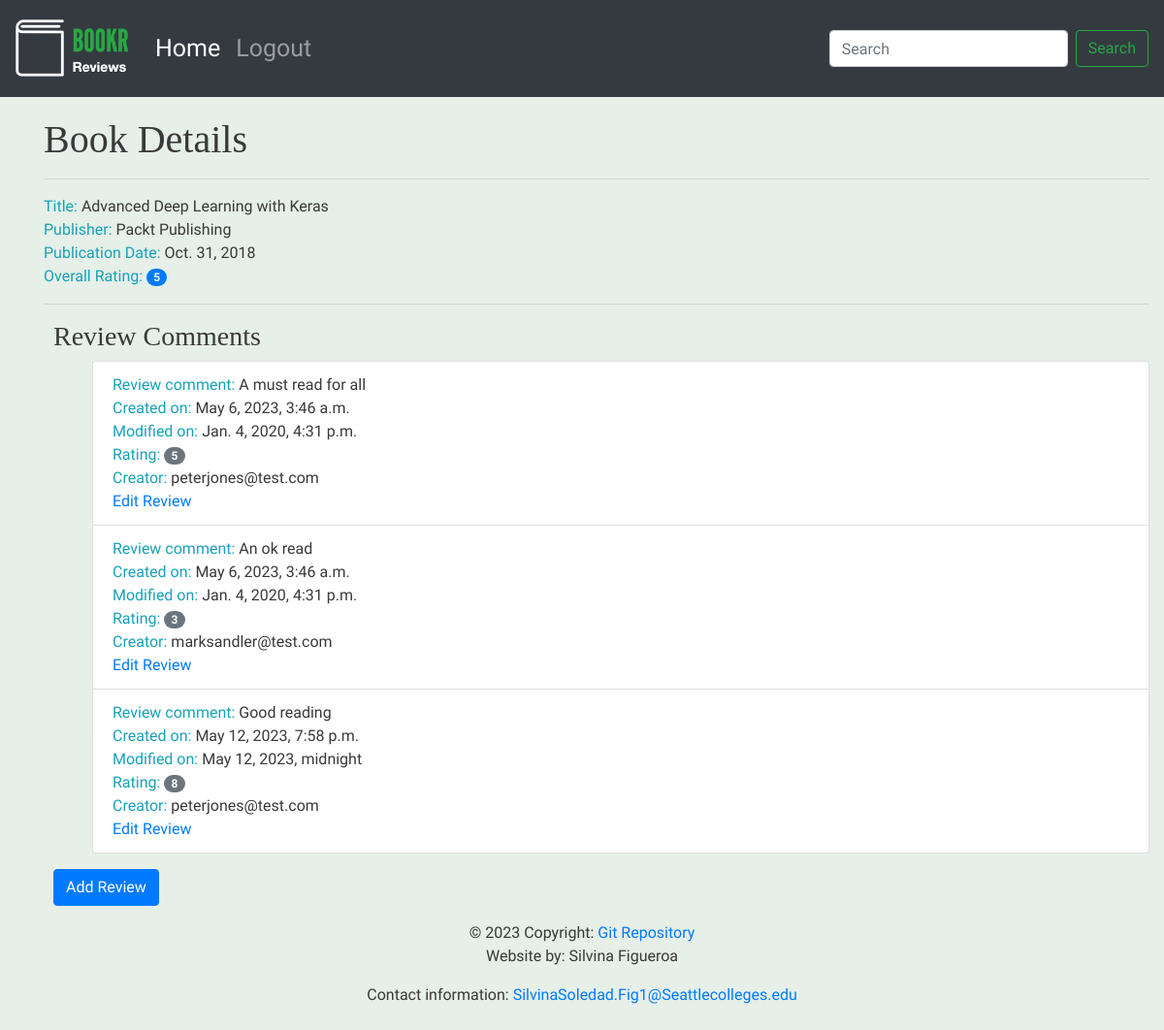
The page /book/1/ on the database as committed earlier.
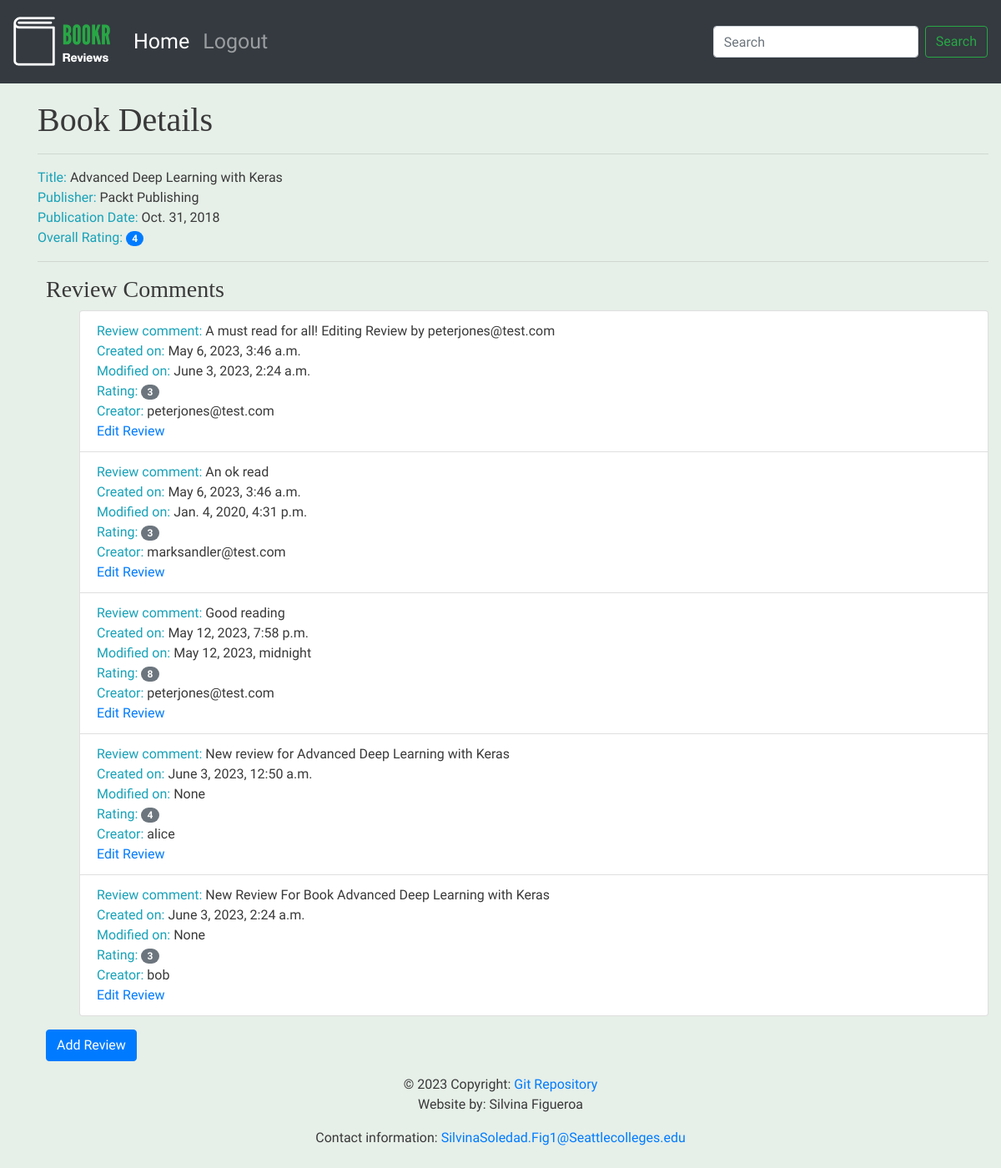
The same page on the database as committed later.
### reviews/models.py (models this page shows, shortened)
class Book(models.Model):
    title = models.CharField(max_length=70,
                             help_text="The title of the book.")
    publication_date = models.DateField(
        verbose_name="Date the book was published.")
    isbn = models.CharField(max_length=20,
                            verbose_name="ISBN number of the book.")
    publisher = models.ForeignKey(Publisher,
                                  on_delete=models.CASCADE)
    contributors = models.ManyToManyField('Contributor',
                                          through="BookContributor")
    cover = models.ImageField(upload_to="book_covers/", null=True, blank=True)
    sample = models.FileField(upload_to="book_samples/", null=True, blank=True)

class Publisher(models.Model):
    name = models.CharField(max_length=50,
                            help_text="The name of the Publisher.")
    website = models.URLField(help_text="The Publisher's website.")
    email = models.EmailField(help_text="The Publisher's email address.")
    def __str__(self):
        return self.name

class Review(models.Model):
    content = models.TextField(help_text="The Review text.")
    rating = models.IntegerField(help_text="The rating the reviewer has given.")
    date_created = models.DateTimeField(auto_now_add=True,
                                        help_text="The date and time the review was created.")
    date_edited = models.DateTimeField(null=True,
                                       help_text="The date and time the review was last edited.")
    creator = models.ForeignKey(auth.get_user_model(), on_delete=models.CASCADE)
    book = models.ForeignKey(Book, on_delete=models.CASCADE,
                             help_text="The Book that this review is for.")

### reviews/views.py (the view)
# urls.py: path('book/<int:pk>/', views.book_details, name='book_details'),
def book_details(request, pk):
    book = get_object_or_404(Book, pk=pk)
    reviews = book.review_set.all()
    if reviews:
        book_rating = average_rating([review.rating for review in reviews])
        context = {
            "book": book,
            "book_rating": book_rating,
            "reviews": reviews
        }
    else:
        context = {
            "book": book,
            "book_rating": None,
            "reviews": None
        }
    return render(request, 'reviews/book_details.html', context)

### reviews/utils.py (called while the page is built)
def average_rating(rating_list):
    if not rating_list:
        return 0
    return round(sum(rating_list) / len(rating_list))

### reviews/templates/reviews/book_details.html
{% extends 'reviews/review_base.html' %}
{% block content %}
<div style="margin-left: 20px; padding-left: 10px; padding-top: 20px;">
    <h1>Book Details</h1>
     <hr>
          <span class="text-info">Title: </span> <span>{{book.title}}</span>
          <br>
          <span class="text-info">Publisher: </span><span>{{book.publisher}}</span>
          <br>
          <span class="text-info">Publication Date: </span><span>{{book.publication_date}}</span>
          <br>
          <span class="text-info">Overall Rating: </span><span class="badge badge-primary badge-pill">{{book_rating}}</span>
          <br>
        {% if not reviews %}
                <span class="text-secondary">This books does not have any review yet</span>
                <br>
        {%else%}
                <hr>
                </div>
                <div style="margin-left: 20px; padding-left: 20px;">
                <h3>Review Comments</h3>
                <ul>
                {% for review in reviews %}
                      <li class="list-group-item">
                            <span class="text-info">Review comment: </span> <span>{{ review.content }}</span>
                            <br>
                            <span class="text-info">Created on: </span><span>{{ review.date_created }}</span>
                            <br>
                            <span class="text-info">Modified on: </span><span>{{ review.date_edited }}</span>
                            <br>
                            <span class="text-info">Rating: </span><span class="badge badge-secondary badge-pill">{{ review.rating }}</span>
                            <br>
                            <span class="text-info">Creator: </span><span>{{ review.creator.username }}</span>
                            <br>
                            <a href="{% url 'review_edit' book.pk review.pk %}">Edit Review</a>
                      </li>
                {% endfor %}
                    </ul>
          {% endif %}
      <a class="btn btn-primary" href="{% url 'review_create' book.pk %}">Add Review</a>
    </div>
{% endblock %}

### reviews/templates/reviews/review_base.html
    {%extends 'base.html' %}
    {% load static %}
    {% block brand %}
      <img src="{% static 'reviews/logo.png' %}">
    {% endblock %}

### bookr/templates/base.html (shortened to what this page needs)
<!doctype html>
{% load static %}
<html lang="en">
  <head>
    <link rel="stylesheet" href="https://stackpath.bootstrapcdn.com/bootstrap/4.4.1/css/bootstrap.min.css">
    <link rel="stylesheet" href="https://cdnjs.cloudflare.com/ajax/libs/font-awesome/4.7.0/css/font-awesome.min.css">
    <link rel="stylesheet" href="{% static 'main.css' %}">
  </head>
  <body>
        <nav class="navbar navbar-expand-sm navbar-dark bg-dark sticky-top">
          <a class="navbar-brand" href="/">{% block brand %}<img src="{% static 'bookr_logo.png' %}">{% endblock %}</a>
          <div class="collapse navbar-collapse" id="navbarSupportedContent">
            <ul class="navbar-nav mr-auto">
              <li class="nav-item active">
                <a class="nav-link" href="/books/">Home <span class="sr-only">(current)</span></a>
              </li>
              <li class="nav-item">
                <a class="nav-link" href="#">Logout</a>
              </li>
            </ul>
          <form action="{% url 'book_search' %}" class="form-inline my-2 my-lg-0">
              <input class="form-control mr-sm-2" type="search" placeholder="Search" aria-label="Search"
                     name="search" value="{{ search_input }}" minlength="3">
              <button class="btn btn-outline-success my-2 my-sm-0" type="submit">Search</button>
          </form>
          </div>
        </nav>
        <div class="container-fluid">
             {% block content %}{% endblock %}
        </div>
  <footer class="page-footer font-small blue">
    <div class="footer-copyright text-center py-3">© 2023 Copyright:
      <a href="https://github.com/SilvinaFigueroa/Django-Bookr"> Git Repository</a>
      <p>Website by: Silvina Figueroa</p>
      <p>Contact information: <a href="mailto:SilvinaSoledad.Fig1@Seattlecolleges.edu
">SilvinaSoledad.Fig1@Seattlecolleges.edu
</a></p>
    </div>
  </footer>
  </body>
</html>

### bookr/static/main.css (style rules this page uses)
.navbar { min-height: 100px; font-size: 25px; }
.navbar-brand { font-size: 25px; }
.navbar-brand > img { height: 60px; }
body { font-family: 'Source Sans Pro', sans-serif; background-color: #e6efe8; color: #393939; }
h1, h2, h3, h4, h5, h6 { font-family: 'Libre Baskerville', serif; }

Rows that differ between the two databases and show on the page:
changed Review: content "A must read for all" → "A must read for all! Editing Review by peterjones@test.com"; date_edited "Jan. 4, 2020, 4:31 p.m." → "June 3, 2023, 2:24 a.m."; rating "5" → "3"
added Review: content "New review for Advanced Deep Learning with Keras", date_created "June 3, 2023, 12:50 a.m.", date_edited "None", rating "4", creator.username "alice"
added Review: content "New Review For Book Advanced Deep Learning with Keras", date_created "June 3, 2023, 2:24 a.m.", date_edited "None", rating "3", creator.username "bob"
Other text that changed with them:
{{ book_rating }}: "5" → "4"
